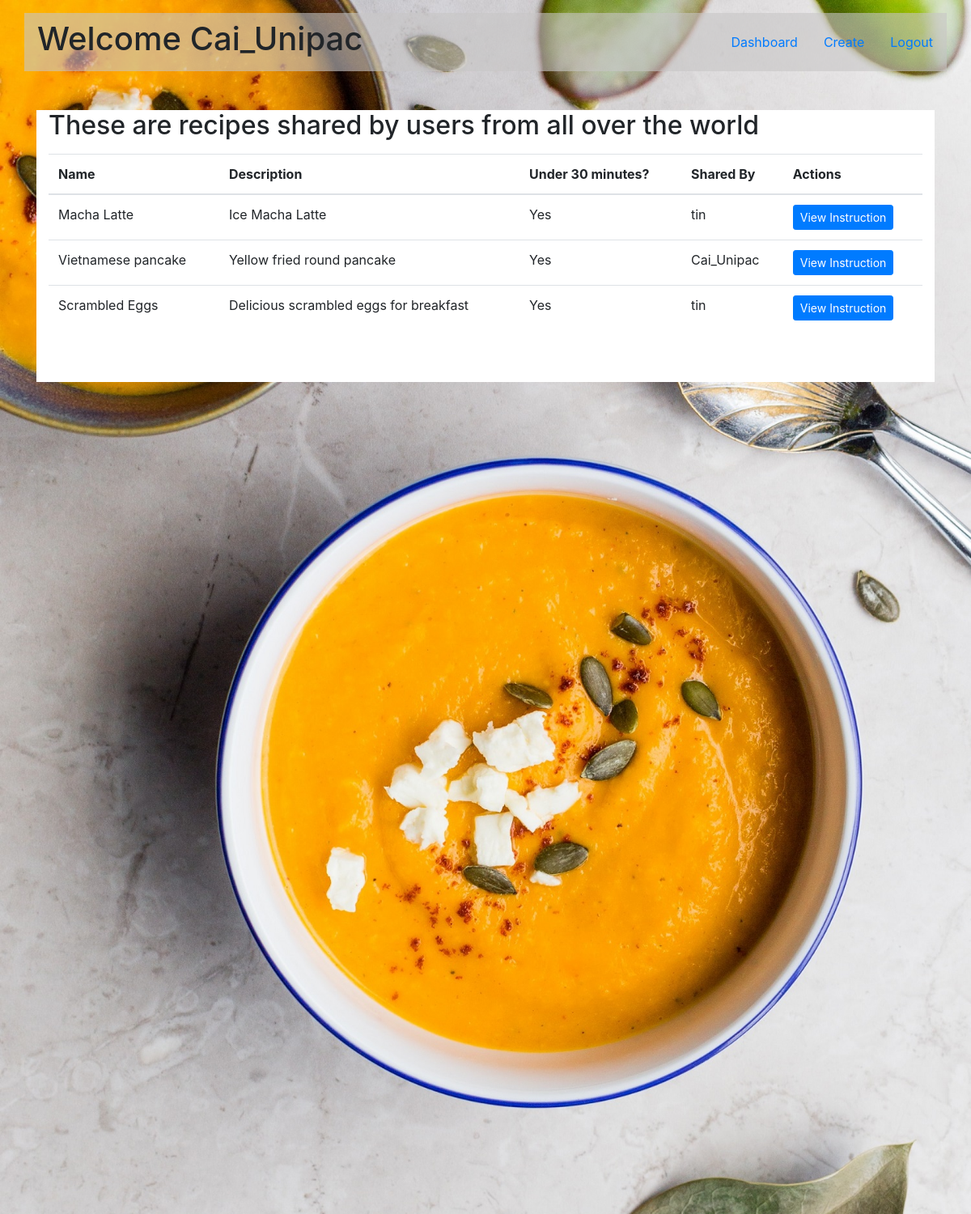
Page /all_recipes (signed in) on the committed database.
### models.py (models this page shows)
class User(db.Model):
    id = db.Column(db.Integer, primary_key=True, autoincrement=True)
    user_name = db.Column(db.String(45), nullable=False)
    email = db.Column(db.String(45), nullable=False)
    location = db.Column(db.String(45), nullable=False)
    hashed_pw = db.Column(db.String(60), nullable=False)
    birthdate = db.Column(db.String(15), nullable=False)
    created_at = db.Column(db.DateTime, server_default=func.now())
    updated_at = db.Column(
        db.DateTime, server_default=func.now(), onupdate=func.now())
    recipes_this_user_likes = db.relationship('Recipe', secondary=likes_table)

class Recipe(db.Model):
    id = db.Column(db.Integer, primary_key=True, autoincrement=True)
    name = db.Column(db.String(100), nullable=False)
    description = db.Column(db.Text, nullable=False)
    ingredients = db.Column(db.Text(), nullable=False)
    instructions = db.Column(db.Text, nullable=False)
    under30 = db.Column(db.String(3), default="Yes", nullable=False)
    author_id = db.Column(db.Integer, db.ForeignKey('user.id'), nullable=False)
    author = db.relationship('User', foreign_keys=[
                             author_id], backref='recipes', lazy=True)
    users_who_like_this_recipe = db.relationship('User', secondary=likes_table)

### controller_functions.py (the view)
def all_users_review():
    if session['userID']:
        user = User.query.get(session['userID'])
        recipes = Recipe.query.all()
        liked_recipes = []
        for recipe in user.recipes_this_user_likes:
            liked_recipes.append(recipe.id)
        return render_template('all_users_review.html', user=user, recipes=recipes, liked_recipes=liked_recipes)
    else:
        return redirect('/')

### templates/all_users_review.html (shortened to what this page needs)
<!DOCTYPE html>
<html class="no-js">
  <head>
    <link
      rel="stylesheet"
      href="https://stackpath.bootstrapcdn.com/bootstrap/4.1.3/css/bootstrap.min.css"
    />
    <link
      rel="stylesheet"
      type="text/css"
      href="{{ url_for('static', filename='styles/index.css') }}"
    />
  </head>
  <body>
    <div class="all-users pb-5">
      <div class="container pt-3">
        <nav class="navbar row transparent">
          <h1>Welcome {{ user.user_name }}</h1>
          <div class="text-right row">
            <a href="/dashboard" class="nav-link">Dashboard</a>
            <a href="/create" class="nav-link">Create</a>
            <a href="/logout" class="nav-link">Logout</a>
          </div>
        </nav>
        <div class="container mt-5 bg-white pb-5">
          <h2 class="mt-2 mb-3">
            These are recipes shared by users from all over the world
          </h2>
          <table class="table">
            <thead>
              <th>Name</th>
              <th>Description</th>
              <th>Under 30 minutes?</th>
              <th>Shared By</th>
              <th>Actions</th>
            </thead>
            {% for recipe in recipes %}
            <tr>
              <td>{{ recipe.name }}</td>
              <td>{{ recipe.description }}</td>
              <td>{{ recipe.under30 }}</td>
              <td>{{ recipe.author.user_name }}</td>
              <td>
                <a
                  href="/instruction/{{ recipe.id }}"
                  class="btn btn-sm btn-primary"
                  >View Instruction</a
                >
              </td>
            </tr>
            {% endfor %}
          </table>
        </div>
      </div>
    </div>
  </body>
</html>

### static/styles/index.css (style rules this page uses)
.transparent { background: rgba(201, 199, 199, 0.6); }
.all-users { height: 1500px; background-image: url("../img/tomato-soup.jpg"); background-size: cover; }

### rows in the picture
User: user_name "Cai_Unipac"
Recipe: name "Macha Latte", description "Ice Macha Latte", under30 "Yes", author.user_name "tin"
Recipe: name "Vietnamese pancake", description "Yellow fried round pancake", under30 "Yes", author.user_name "Cai_Unipac"
Recipe: name "Scrambled Eggs", description "Delicious scrambled eggs for breakfast", under30 "Yes", author.user_name "tin"
